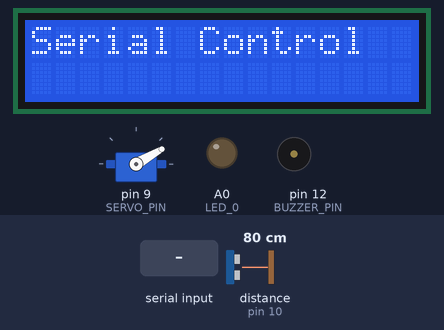
The sketch below on a simulated Arduino Uno, built with avr-gcc and run on an emulated ATmega328P. Shown: servo, 16×2 character LCD, output pins drawn as LEDs (lit = HIGH), buzzer (waves = sounding, pin HIGH). The test bench sets the inputs (shaded band); at power-on: distance to the obstacle (sensor on pin 10) 80 cm. The echo pulse lasts 58.3 µs per cm; what the sketch prints to the serial monitor is not drawn.

Above: at 0.6 s.
2.8 s: distance to the obstacle (sensor on pin 10) set to 23 cm
5.5 s: distance to the obstacle (sensor on pin 10) set to 18 cm
At 7.08 s:
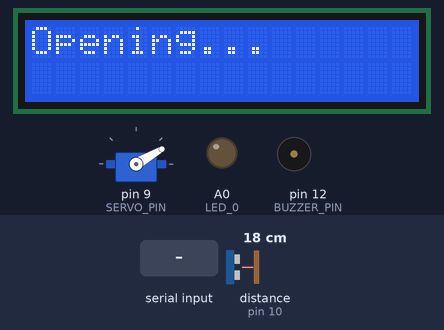
8.5 s: "m" received over Serial
At 8.66 s:
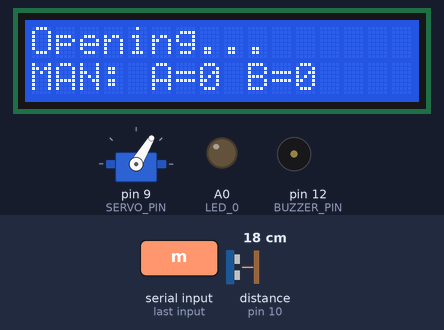
10.2 s: "m" received over Serial
At 10.39 s:
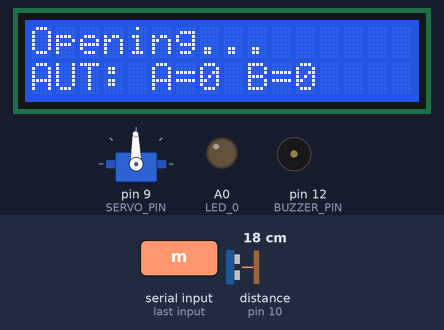
11.8 s: "a" received over Serial
At 13.2 s:
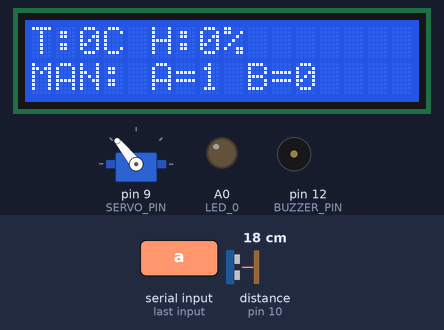
13.5 s: distance to the obstacle (sensor on pin 10) set to 31 cm
15.0 s: distance to the obstacle (sensor on pin 10) set to 39 cm
At 15.2 s:
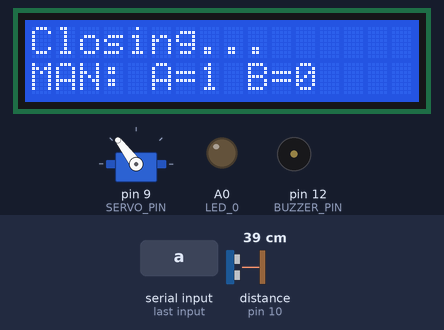
Timing chart, 0 to 17.6 s (numbered marks = the images above; inputs shaded):
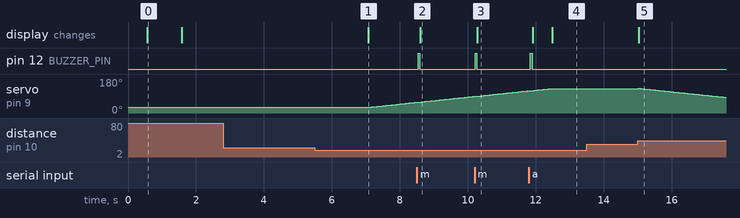

Measured:
- the behaviour switches between 21 and 20 cm on distance to the obstacle (sensor on pin 10) (found by bisection; images 0 and 1)
- the behaviour switches between 35 and 36 cm on distance to the obstacle (sensor on pin 10) (found by bisection; images 4 and 5)
- after the input at 2.8 s, every drawn part: stays the same
- after the input at 5.5 s, servo on pin 9 (SERVO_PIN): moves from 30° to 57° over 1.4 s, starting after 1.6 s; the display: changes after 1.6 s (image 1)
- after the input at 8.5 s, pin 12 (BUZZER_PIN): LOW → HIGH at once, → LOW 0.05 s later; the display: changes after 0.10 s (image 2)
- after the input at 10.2 s, pin 12 (BUZZER_PIN): LOW → HIGH at once, → LOW 0.05 s later; the display: changes after 0.08 s (image 3)
- after the input at 11.8 s, pin 12 (BUZZER_PIN): LOW → HIGH after 0.05 s, → LOW 0.05 s later; the display: first changes after 0.11 s (image 4 shows a later state)
- after the input at 13.5 s, every drawn part: stays the same
- after the input at 15.0 s, the display: changes at once (image 5)

The sketch:

scketchMaster.ino
```cpp
#include <LiquidCrystal.h>
#include <Servo.h>
#include <NewPing.h>
#include <SoftwareSerial.h>
//define the connection between boards
SoftwareSerial slaveSerial(A4, A5); // RX, TX
//define pin
//sonar
#define TRIG_PIN 8
#define ECHO_PIN 10
//buzzer
#define BUZZER_PIN 12
//led
#define LED_0 A0

//servo motor
#define SERVO_PIN 9

//data struct motor modes
typedef struct {
  int manual;
  int motorA;
  int motorB;
} MasterToSlave;
//temperatures data struct
typedef struct {
  int temp;
  int hum;
} SlaveFeedback;
//default values if nothoing is read
SlaveFeedback feedbackData = {0, 0};

//props for servo
int startStepServo = 30;
int maxStepServo = 130;
int currentServoStep = startStepServo;
unsigned long timeServo = 0;
//global vars
int state = 0;
int lastDistance = 0;
unsigned long triggerTime = 0;

int manual = 0;
int motorA = 0;
int motorB = 0;
int ledState = 0;
int lastManual = -1, lastMotorA = -1, lastMotorB = -1;
//define servo obj
Servo servo;
LiquidCrystal lcd(7, 6, 5, 4, 3, 11); // RS, E, D4, D5, D6, D7
NewPing sonar(TRIG_PIN, ECHO_PIN, 200);

//function definition
void updateStatusLCD();
void updateSensorLCD();
void servoAction(int dist);

void setup() {
  Serial.begin(9600);
  slaveSerial.begin(9600);
  //pin modes
  pinMode(BUZZER_PIN, OUTPUT);
  pinMode(LED_0, OUTPUT);


  servo.attach(SERVO_PIN);
  servo.write(startStepServo);
  delay(500);
  servo.detach();


  lcd.begin(16, 2);
  lcd.print("Serial Control");
  delay(1000);
  lcd.clear();

  Serial.println("System Ready. Monitoring Distance...");
}

void loop() {

//read data from computer for commands
  if (Serial.available() > 0) {
    char input = Serial.read();
    bool validCommand = true;

    //switch for command, manual, auto
    switch(input) {
      case 'm': manual = !manual; motorA = 0; motorB = 0; break;
      case 'a': manual = 1; motorA = !motorA; break;
      case 'b': manual = 1; motorB = !motorB; break;
      case 'l': ledState = !ledState; break;
      default: validCommand = false; break;
    }

    if (validCommand) {
      digitalWrite(BUZZER_PIN, HIGH);
      delay(50);
      digitalWrite(BUZZER_PIN, LOW);
      updateStatusLCD();
    }
  }


  lastDistance = sonar.ping_cm();

  if (lastDistance == 0) lastDistance = -1;

  static unsigned long lastCommTime = 0;
  bool dataChanged = (manual != lastManual || motorA != lastMotorA || motorB != lastMotorB);

  if (dataChanged || (millis() - lastCommTime >= 1000)) {
    MasterToSlave msslv = {manual, motorA, motorB};
    slaveSerial.write(0xAA);
    slaveSerial.write((uint8_t*)&msslv, sizeof(msslv));
    lastManual = manual; lastMotorA = motorA; lastMotorB = motorB;
    lastCommTime = millis();
  }


  if (slaveSerial.available() > 0) {
    if (slaveSerial.peek() == 0xBB) {
      if (slaveSerial.available() >= sizeof(SlaveFeedback) + 1) {
        slaveSerial.read();
        slaveSerial.readBytes((char*)&feedbackData, sizeof(SlaveFeedback));
        updateSensorLCD();
      }
    } else { slaveSerial.read(); }
  }

  digitalWrite(LED_0, ledState == 1 ? HIGH : LOW);
  servoAction(lastDistance);

  delay(50);
}


void servoAction(int dist) {
  //print distance
  Serial.print("Distance: ");
  if (dist == -1) {
    Serial.println("Out of Range");
  } else {
    Serial.print(dist);
    Serial.println(" cm");
  }
  // -------------------------------

  /// state 0, closed
  if (state == 0) {
    if (dist > 0 && dist < 21) {
      if (triggerTime == 0) triggerTime = millis();

      if (millis() - triggerTime >= 1500) {
        servo.attach(SERVO_PIN);
        delay(10);
        state = 1;
        lcd.setCursor(0, 0);
        lcd.print("Opening...      ");
      }
    } else {
      triggerTime = 0;
    }
  }

  // state 1 Opening
  if (state == 1) {
    if (currentServoStep < maxStepServo) {
      if (millis() - timeServo >= 15) {
        servo.write(currentServoStep++);
        timeServo = millis();
      }
    } else {
      servo.detach();
      state = 2;
      updateSensorLCD();
    }
  }

  // state 2 oppened
  if (state == 2) {
    if (dist > 35 || dist == -1) {
      servo.attach(SERVO_PIN);
      delay(10);
      state = 3;
      lcd.setCursor(0, 0);
      lcd.print("Closing...      ");
    }
  }

  //state 3, closing
  if (state == 3) {
    if (currentServoStep > startStepServo) {
      if (millis() - timeServo >= 15) {
        servo.write(currentServoStep--);
        timeServo = millis();
      }
    } else {
      servo.detach();
      state = 0;
      updateSensorLCD();
    }
  }
}

void updateStatusLCD() {
  lcd.setCursor(0, 1);
  if(manual) lcd.print("MAN: A="); else lcd.print("AUT: A=");
  lcd.print(motorA); lcd.print(" B="); lcd.print(motorB);
}

void updateSensorLCD() {
  if(state == 0 || state == 2) {
    lcd.setCursor(0, 0);
    lcd.print("T:"); lcd.print(feedbackData.temp);
    lcd.print("C H:"); lcd.print(feedbackData.hum);
    lcd.print("%  ");
  }
}
```
